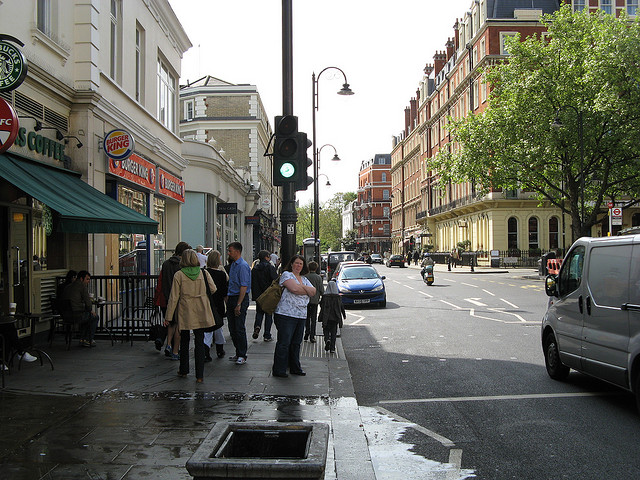
#> input picture test_images/inference_img_0.jpg, 640 x 480 px
$ python scale_and_slide.py
#> lines starting #> are read from the running program, lines starting #| are printed output that depends on the picture
#> in test, img is the input picture: PIL image 640x480 RGB; mean R, G, B 108.9, 109.5, 101.4
#%%

import matplotlib.pyplot as plt
import numpy as np
import math
import sys

from PIL import Image

#%%

def simple_display_image(img: Image.Image):
    """displays single image in pyplot

    Args:
        img (PIL.Image.Image): image to display
    """
    plt.imshow(img)
    plt.show()

#%%

def display_crops(img: Image.Image, crops: list,
                  window_dimensions: tuple, stride: int):
    """displays gropu of image crops in a nicely formated rectangle

    Args:
        img (PIL.Image.Image): image whose crops are being displayed
        crops (list): list of image crops as numpy.arrays
        window_dimensions (tuple): dimensions of the cropping window
        stride (int): the stride
    """
    # print('BEGIN PYPLOT CROPS DISPLAY')
    rows = 1 + math.ceil((img.height - window_dimensions[1]) / stride)
    columns = 1 + math.ceil((img.width - window_dimensions[0]) / stride)
    figsize = (10 * columns, 10 * rows)

    print('rows: ' + str(rows))
    print('columns: ' + str(columns))

    fig = plt.figure(figsize=figsize)

    for i in range(0, columns * rows):
        if i >= len(crops):
            break
        fig.add_subplot(rows, columns, i + 1)
        plt.imshow(crops[i])
        plt.axis('off')

    plt.show()

    # print('END PYPLOT CROPS DISPLAY \n')

#%%

def get_scaled_images(img: Image.Image, count=3, increment=.5):
    """returns a list of multiple versions of one image, each of a
    differnt size
    Args:
        img (PIL.Image.Image): image to resize
        count (int): number of images to return (will be length of the
        array that is returned)
        increment (float): percentage increase from one size to the next
    Returns:
        list of PIL.Image.Image: the resized images
    """
#> called with count = 3, increment = 0.5

    # print('START IMAGE RESCALING')
    imgs = []

    # add images from smallest to largest
    for i in range(count - 1) :
        resize_amount = increment ** (count - 1 - i)
        new_dims = (
                    int(img.width * resize_amount),
                    int(img.height * resize_amount)
                    )
        # new_dims = (int(width), int(length))
        imgs.append(img.resize(new_dims))
#> after the loop, imgs = 2 items
        # print('image size: ', new_dims)

    # apppend the original image before adding larger images
    imgs.append(img)

    # print('original image size: ', tuple(img.size))
    # print('END IMAGE RESCALING \n')
    return imgs

#%%

def sliding_window(image: Image.Image, window_dim: tuple, stride: int):
    """iteratively slides a box across an image, cropping the image
    inside of the bounding box after each iteration. The crops are
    returned inside of an array
    Args:
        image (PIL.Image.Image): the image from which the crops wil be made
        window_dim (tuple): the dimensions of the sliding window, where
                            the 0th index holds the width and 1st slot
                            holds the width
        stride (int): how much to slide the window after
                               each iteration

    Raises:
        ValueError: if window_dim is larger than image to crop

    Returns:
        list of (PIL.Image.Image, tuple) tuples: a list of tuples of
        length 2, where the crop is stored at position [0] and its
        bounds are stored in a four-tuple at position [1]. The order
        of the tuple is as follows:
                (left_bound, upper_bound, right_bound, lower_bound)
    """

    # print('START WINDOW SLIDING')
    # print('cropping im size:' + str(image.size))

    if window_dim[0] > image.width or window_dim[1] > image.height:
        print(f'Crop dimenstions of {window_dim} were bigger than image'
                'size of {image.size}. Aborting crop.')
        return []

    pictures = []

    tally = 0

    for y in range(0, image.height, stride):
        for x in range(0, image.width, stride):
            tally += 1
            # set crop bounds
            left_bound = x
            right_bound = left_bound + window_dim[0]
            upper_bound = y
            lower_bound = upper_bound + window_dim[1]

            # adjust bounds in cases of overflow
            if image.height < lower_bound:
                upper_bound = image.height - window_dim[1]
                lower_bound = image.height

            if image.width < right_bound:
                left_bound = image.width - window_dim[0]
                right_bound = image.width

            crop_bounds = (left_bound, upper_bound, right_bound, lower_bound)

            crop = image.crop(crop_bounds)
            pict = (crop, crop_bounds)
            pictures.append(pict)

            if right_bound == image.width:
                break

    # print('total sliding crops: ' + str(tally))
    # print('END WINDOW SLIDING \n')

    return pictures

#%%

def get_image_chunks(img: Image.Image, window_dim: tuple, stride: int,
                     num_rescales=3, rescale_increment=.5,
                     display_imgs=False):
    """Generates sub-images by resizing the image and running a sliding
    window across each of the resized images
    Args:
        img (PIL.Image.Image): image to process
        window_dim (tuple): dimensions of the sliding window
        stride (int): amount to slide the window after
                               each iteration
        num_rescales (int, optional): number of rescaled images to make
        rescale_increment (float, optional): fraction by which to
                                 increase image after each resize
    Returns:
        list: a list tuples. Each crop is represented by a tuple of
        length 2, where the array of the crop is stored at position
        [0] and its bbox in the original image is stored at
        position [1].  The order of the bbox is:
                                (left, top, right, bottom)
    """

    # first task - rescale the image into multiple sizes
    scaled_images = get_scaled_images(img=img, count=num_rescales,
                                      increment=rescale_increment)
#> scaled_images = 3 items

    # next - slide a window and crop sub-images from each of the
    # rescaled images
    crops = []

    # convert images to numpy arrays
    for i, im in enumerate(scaled_images):
        scale = rescale_increment ** (len(scaled_images) - 1 - i)
        crops_set = sliding_window(im, window_dim, stride)
        crops_as_arrays = [(np.array(x), (int(y[0] * scale), int(y[1] * scale),
                                          int(y[2] * scale), int(y[3] * scale)
                                          )
                            )
                            for x, y in crops_set
                          ]
        crops.append(crops_as_arrays)
#> this loop made 3 passes
#> scale on passes 1 to 3: 0.25, 0.5, 1
#> after the loop, crops = 3 items

    # [4 lines of commented-out code are left out]

    if display_imgs:

        for i in range(num_rescales):
            # extract only the images from (crop, location) tuples
            crop_set = [x for x, y in crops[i]]
            display_crops(scaled_images[i], crop_set, window_dim, stride)
#> this loop made 3 passes
#> pass 1, in display_crops, `plt.show()`:
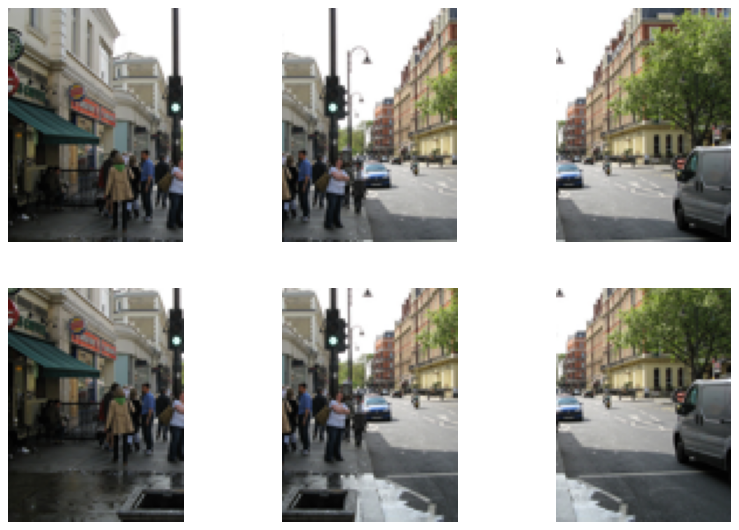
#> figure drawn by matplotlib, 6 panels
#> pass 2, in display_crops (call 2), `plt.show()`:
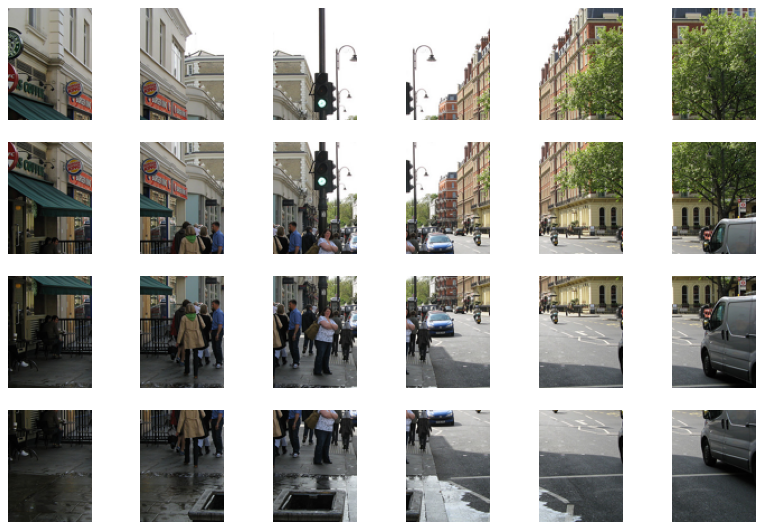
#> figure drawn by matplotlib, 24 panels

    simple_list = []

    for a_set in crops:
        simple_list += a_set

    # [5 lines of commented-out code are left out]

    return simple_list

# %%

# ************************************
# SAMPLE TEST
# ************************************
def test():
    img = Image.open('test_images/inference_img_0.jpg')
    simple_display_image(img)

    window_dimensions = (75, 100)
    stride = 50
    num_rescales = 3
    rescale_increment = .5

    # crops then displays images
    crops = get_image_chunks(img, window_dimensions, stride,
                             num_rescales, rescale_increment,
                             display_imgs=True
                            )
#> crops = 169 items

# %%

if __name__ == '__main__':
    test()

# %%

$ run again, with test_images/inference_img_1.jpg copied over test_images/inference_img_0.jpg
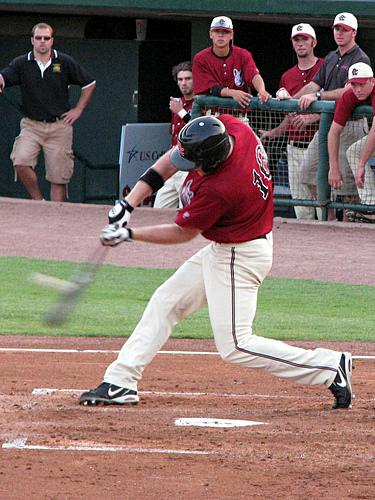
#> input picture test_images/inference_img_1.jpg, 375 x 500 px
#> in test, img is the input picture: PIL image 375x500 RGB; mean R, G, B 132.8, 111.5, 104.8
#> after the loop in get_scaled_images, `for i in range(count - 1) :`: imgs = 2 items
#> scaled_images = 3 items
#> the loop in get_image_chunks, `for i, im in enumerate(scaled_images):` made 3 passes
#> scale on passes 1 to 3: 0.25, 0.5, 1
#> the loop in get_image_chunks, `for i in range(num_rescales):` made 3 passes
#> pass 1, in display_crops, `plt.show()`:
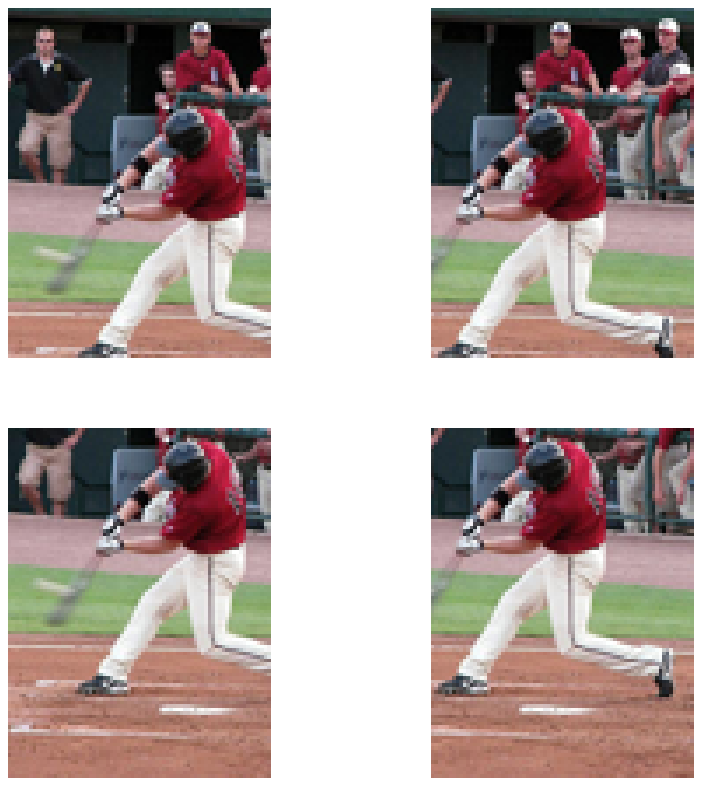
#> figure drawn by matplotlib, 4 panels
#> the loop in get_image_chunks, `for a_set in crops:` made 3 passes
#> in test, `crops = get_image_chunks(img, window_dimensions, stride, num_rescales,..`: crops = 96 items
